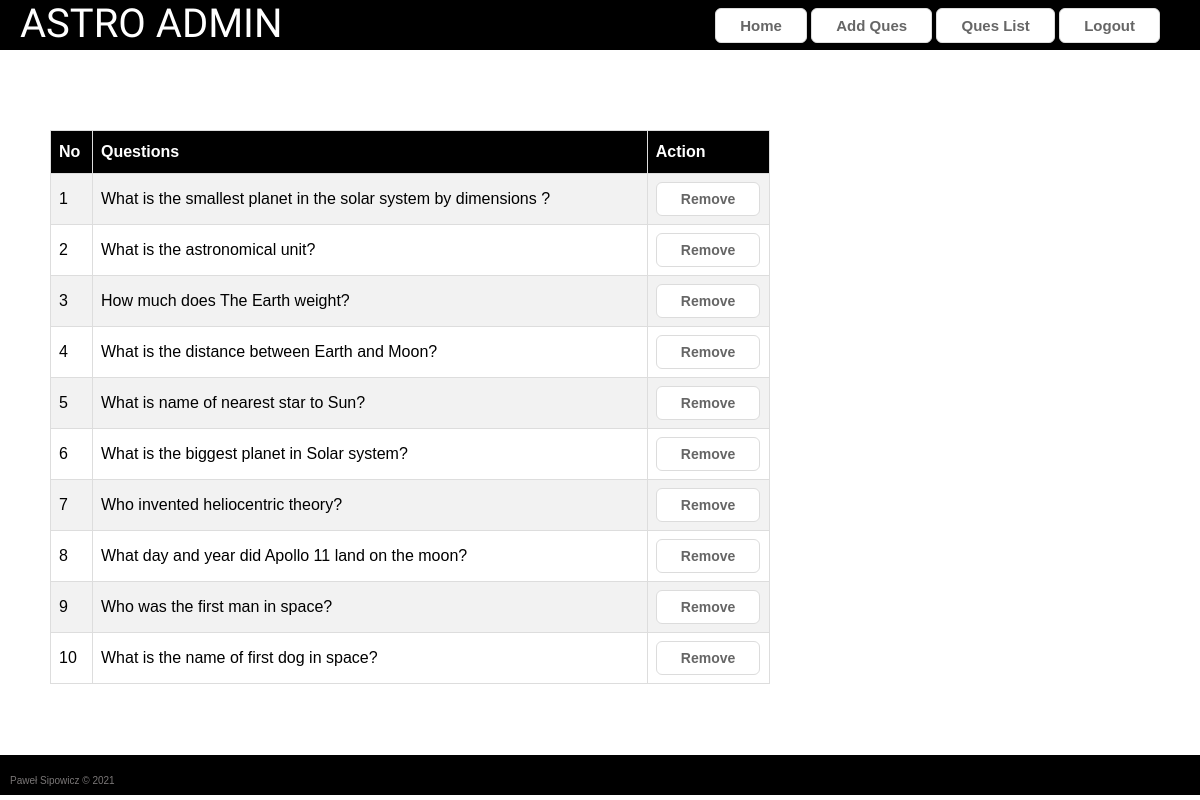
/admin/queslist.php (signed in), run on the app's committed database.
### tables this page shows
CREATE TABLE `tbl_ques` (
  `id` int(11) NOT NULL,
  `quesNo` int(11) NOT NULL,
  `ques` text NOT NULL
);

### lib/Database.php (called while the page is built, shortened)
<?php
Class Database{
	public $host   = DB_HOST;
	public $user   = DB_USER;
	public $pass   = DB_PASS;
	public $dbname = DB_NAME;
	public $link;
	private function connectDB(){
	$this->link = new mysqli($this->host, $this->user, $this->pass, $this->dbname);
 }
	public function select($query){
		$result = $this->link->query($query) or die($this->link->error.__LINE__);
		if($result->num_rows > 0){
			return $result;
		} else {
			return false;
		}
	}
}

### classes/Exam.php (called while the page is built, shortened)
<?php
 $filepath = realpath(dirname(__FILE__));
include_once ($filepath.'/../lib/Database.php');
class Exam{
	private $db;
	function __construct()
	{
		$this->db = new Database();
	}
  public function getQueByOrder(){
    $query = "SELECT * FROM  tbl_ques ORDER BY quesNo ASC";
    $result = $this->db->select($query);
    return $result;
  }
}
 ?>

### admin/queslist.php (the view, shortened to what this page needs)
<?php
    $filepath = realpath(dirname(__FILE__));
	include_once ($filepath.'/inc/header.php');
	include_once ($filepath.'/../classes/Exam.php');
	$exm = new Exam();
?>
<div class="main">
	<h1 id="admin_h1">Admin Panel - Question List</h1>
<div class="quelist">
	<table id="qtable">
		<tr>
			<th width="5%">No</th>
			<th width="70%">Questions</th>
			<th width="1%">Action</th>
		</tr>
<?php
$getData = $exm->getQueByOrder();
if ($getData) {
	$i = 0;
	while ($result = $getData->fetch_assoc()) {
		$i++;
 ?>
		<tr>
			<td><?php echo $i; ?></td>
			<td><?php echo $result['ques']; ?></td>
			<td>
				<a onclick="return confirm('Are You Sure to Remove')" href="?delque=<?php echo $result['quesNo'];?>" class="remove_button">Remove</a>
			</td>
		</tr>
	<?php  }} ?>
	</table>
</div>
</div>
<?php include 'inc/footer.php'; ?>

### admin/inc/header.php (shortened to what this page needs)
<?php
    include_once ("../lib/Database.php");
?>
<!doctype html>
<html>
<head>
	<link rel="stylesheet" href="css/admin.css">
    <link rel="stylesheet" href="css/fontello.css">
</head>
<body>
<header>
    <a href="index.php" id="header_logo">ASTRO ADMIN</a>
    <section class="menu">
        <a href="index.php" class="header_button">Home</a>
        <a href="quesadd.php" class="header_button">Add Ques</a>
        <a href="queslist.php" class="header_button">Ques List</a>
        <a href="?action=logout" class="header_button">Logout</a>
    </section>
</header>

### admin/inc/footer.php (shortened to what this page needs)
<footer>
    <p class="copyright">Paweł Sipowicz &#169; 2021  </p>
</footer>
</body>
</html>

### admin/css/admin.css (style rules this page uses)
body { font-family: 'Orbitron', sans-serif; background-image: url(https://images.freeimages.com/images/large-previews/a0d/nebula-space-astro-photo-astronomy-sky-1420873.jpg); margin: 0px; }
header { background-color: black; height: 50px; }
#header_logo { font-family: 'Gugi', cursive; font-size: 40px; color: white; text-decoration: none; padding-left: 20px; }
.menu { float: right; padding-right: 40px; }
.header_button { box-shadow:inset 0px 1px 0px 0px #ffffff; background-color:#ffffff; border-radius:6px; border:1px solid #dcdcdc; display:inline-block; cursor:pointer; color:#666666; font-family:Arial; font-size:15px; font-weight:bold; padding:8px 24px; text-decoration:none; text-shadow:0px 1px 0px #ffffff; margin-top: 8px; }
.remove_button { box-shadow:inset 0px 1px 0px 0px #ffffff; background-color:#ffffff; border-radius:6px; border:1px solid #dcdcdc; display:inline-block; cursor:pointer; color:#666666; font-family:Arial; font-size:14px; font-weight:bold; padding:8px 24px; text-decoration:none; text-shadow:0px 1px 0px #ffffff; margin-top: 0px; }
.main { min-height: 83vh; font-family: Arial; margin-bottom: 20px; }
.main > h1 { padding-left: 20px; }
footer { background-color: black; height: 40px; }
.copyright { background-color: #000000; font-family: Arial; font-weight: 100; color: #7a7777; text-align: left; font-size: 10px; float: left; margin-bottom: 0; padding-top: 10px; padding-left: 10px; }
#admin_h1 { color: white; }
.quelist { padding-left: 50px; width: 60vw; }
#qtable { font-family: Arial, Helvetica, sans-serif; border-collapse: collapse; width: 100%; background-color: white; }
#qtable td, #qtable th { border: 1px solid #ddd; padding: 8px; }
#qtable tr:nth-child(even) { background-color: #f2f2f2; }
#qtable th { padding-top: 12px; padding-bottom: 12px; text-align: left; background-color: #000000; color: white; }

### data on the page
tbl_ques: ques "What is the smallest planet in the solar system by dimensions ?"
tbl_ques: ques "What is the astronomical unit?"
tbl_ques: ques "How much does The Earth weight?"
tbl_ques: ques "What is the distance between Earth and Moon?"
tbl_ques: ques "What is name of nearest star to Sun?"
tbl_ques: ques "What is the biggest planet in Solar system?"
tbl_ques: ques "Who invented heliocentric theory?"
tbl_ques: ques "What day and year did Apollo 11 land on the moon?"
tbl_ques: ques "Who was the first man in space?"
tbl_ques: ques "What is the name of first dog in space?"
